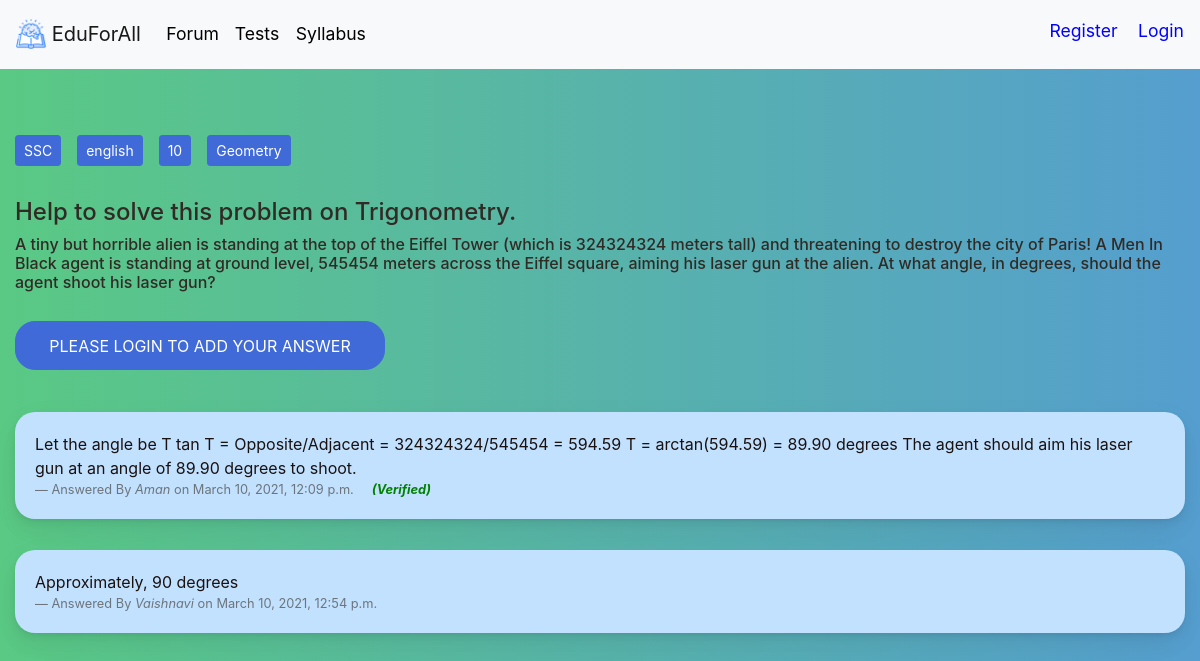
The app's page /forum/question/15 with its own data.
### forum/models.py (models this page shows, shortened)
class question(models.Model):
    created = models.DateTimeField(auto_now_add=True)
    questionBy = models.ForeignKey(student, on_delete=models.CASCADE)
    title = models.CharField(max_length=240)
    body = models.CharField(max_length=25000)
    medium = models.CharField(max_length=100)
    acadYear = models.CharField(max_length=100)
    subject = models.CharField(max_length=100)
    board = models.CharField(max_length=100, default="SSC")

class answer(models.Model):
    created = models.DateTimeField(auto_now_add=True)
    whichQuestion = models.ForeignKey(question, on_delete=models.CASCADE)
    answerBy = models.ForeignKey(student, on_delete=models.CASCADE)
    body = models.CharField(max_length=30000)
    isCorrect = models.BooleanField(default=False)

class student(models.Model):
    user: OneToOneField = models.OneToOneField(User, on_delete=models.CASCADE)
    acadYear = models.CharField(max_length=100)
    medium = models.CharField(max_length=100)
    board = models.CharField(max_length=100, default="SSC")

### forum/views.py (the view, shortened to what this page needs)
# urls.py: path('question/<int:id>',views.queAns.as_view(),name='queAns'),
class queAns(View):
    def get(self, request, id, template_name='queAns.html'):
        message = {}
        Question = question.objects.filter(id=id)
        Question = Question[0]
        message['question'] = Question
        answers = answer.objects.filter(whichQuestion=Question)
        answers = answers.order_by('-isCorrect', '-created')
        message['answers'] = answers
        return render(request, template_name, message)

### forum/templates/queAns.html (shortened to what this page needs)
{% extends 'base.html' %}
{% load static %}
{% block content %}
<link rel="stylesheet" href="{% static 'all.css' %}">
<link rel="stylesheet" href="{% static 'bt.css' %}">
<link rel="stylesheet" href="{% static 'btb.css' %}">
<link rel="stylesheet" href="{% static 'login.css' %}">
<link rel="stylesheet" href="{% static 'forumLanding.css' %}">
<div class="container-fluid">
    <br>
    <br>
    <br>
    <br>
    <br>
    <br>
</div>
<div class="container-fluid">
    <a class="btn btn-primary btn-sm float-left" style="margin-right: 16px; margin-bottom: 16px" href="" role="button">{{question.board}}</a>
    <a class="btn btn-primary btn-sm float-left" style="margin-right: 16px; margin-bottom: 16px"  href="" role="button">{{question.medium}}</a>
    <a class="btn btn-primary btn-sm float-left" style="margin-right: 16px; margin-bottom: 16px"  href="" role="button">{{question.acadYear}}</a>
    <a class="btn btn-primary btn-sm float-left" style="margin-right: 16px; margin-bottom: 16px"  href="" role="button">{{question.subject}}</a>
    <br>
    <br>
    <br>
</div>
<div class="container-fluid">
    <h4 style="color: #312b26;">{{question.title}}</h4>
    <h6 style="color: #312b26;">{{question.body}}</h6>
    <br>
</div>
{% if user.is_anonymous is False %}
<div class="container">
    <div class="row">
        <div class="mx-auto d-block float-left">
            <div class="card card-signin my-4 mx-auto d-block" style="background-color: #fff; border-radius: 20px; background: linear-gradient(to right, #ebebeb, #f1f1f1);">
                <div class="card-body">
                    <!--<h4 class=" text-center" ><strong>{{question.title}}</strong></h4>
                    <h6 class="text-center" >{{question.body}}</h6>-->
                    <!--<div>
                        <h6>{{error_message}}</h6>
                    </div>-->
                        <form class="form-signin" action="" method="post" style="padding:0.01rem">
                            {% csrf_token %}
                            <label for="body" class="form-label-group">Your Answer</label>
                            <textarea id="body" name="body" rows="10" cols="100"  type="text" class="form-control" style="border-radius: 20px; font-size: 14px;" required></textarea><br>
                            <button class="btn btn-lg btn-primary btn-block text-uppercase" type="submit" name="addAnswer" style="font-size: 1rem;">Add Answer</button>
                        </form>
                </div>
            </div>
        </div>
    </div>
</div>
{% else %}
<div class="col-lg-4">
    <button class="btn btn-primary btn-block text-uppercase" type="submit"
                style="font-size: 1rem; padding: 3%; border-radius: 20px; color:#c2e1ff" href="{% url 'Login' %}"><a href="{% url 'Login' %}" style="color: rgb(255, 255, 255)">Please Login to add your Answer</a></button>
</div>
{% endif %}
<div class="container-fluid" id="answers">
<br>
<br>
    {% for i in answers %}
        <div class="card" style="background-color: #c2e1ff; color: #1a1111;">
            <div class="card-body">
                <blockquote class="blockquote mb-0"  style="font-size:1rem">
                    <p>{{i.body}}</p>
                    <footer class="blockquote-footer">Answered By <cite
                            title="Source Title">{{ i.answerBy.user.first_name}}</cite> on {{i.created}}
                        {% if i.isCorrect %}
                        &nbsp;&nbsp;&nbsp; <span style="color: green; font-style: italic"><strong>(Verified)</strong></span>
                        {% endif %}
                        </footer>
                </blockquote>
            </div>
        </div>
    <br>
    {% endfor %}
</div>
{% endblock %}

### static/login.css (style rules this page uses)
:root { --input-padding-x: 1.5rem; --input-padding-y: .75rem; }
body { background: #007bff; background: linear-gradient(to right, #5ac984, #559ecf); }
.card { margin: 0 auto; float: none; margin-bottom: 10px; }

### static/forumLanding.css (style rules this page uses)
body { margin: 0; font-family: -apple-system, BlinkMacSystemFont, "Segoe UI", Roboto, "Helvetica Neue", Arial, "Noto Sans", sans-serif, "Apple Color Emoji", "Segoe UI Emoji", "Segoe UI Symbol", "Noto Color Emoji"; font-size: .88rem; font-weight: 400; line-height: 1.5; color: #878f97; text-align: left; background-color: #ffffff }
.card { box-shadow: 0 0.46875rem 2.1875rem rgba(4, 9, 20, 0.03), 0 0.9375rem 1.40625rem rgba(4, 9, 20, 0.03), 0 0.25rem 0.53125rem rgba(4, 9, 20, 0.05), 0 0.125rem 0.1875rem rgba(4, 9, 20, 0.03); border-width: 0; transition: all .2s; border-radius: 20px; }
.btn-primary { color: #fff; background-color: #3f6ad8; border-color: #3f6ad8 }
.card-body { flex: 1 1 auto; padding: 1.25rem }
a { color: #E91E63; text-decoration: none !important; background-color: transparent }

### records on screen
question: board "SSC", medium "english", acadYear "10", subject "Geometry", title "Help to solve this problem on Trigonometry.", body "A tiny but horrible alien is standing at the top of the Eiffel Tower (which is 324324324 meters tall) and threatening to destroy the city of Paris! A Men In Black agent is standing at ground level, 545454 meters across the Eiffel square, aiming his laser gun at the alien. At what angle, in degrees, should the agent shoot his laser gun?"
answer: body "Let the angle be T tan T = Opposite/Adjacent = 324324324/545454 = 594.59 T = arctan(594.59) = 89.90 degrees The agent should aim his laser gun at an angle of 89.90 degrees to shoot.", answerBy.user.first_name "Aman", created "March 10, 2021, 12:09 p.m.", isCorrect "(Verified)"
answer: body "Approximately, 90 degrees", answerBy.user.first_name "Vaishnavi", created "March 10, 2021, 12:54 p.m."
